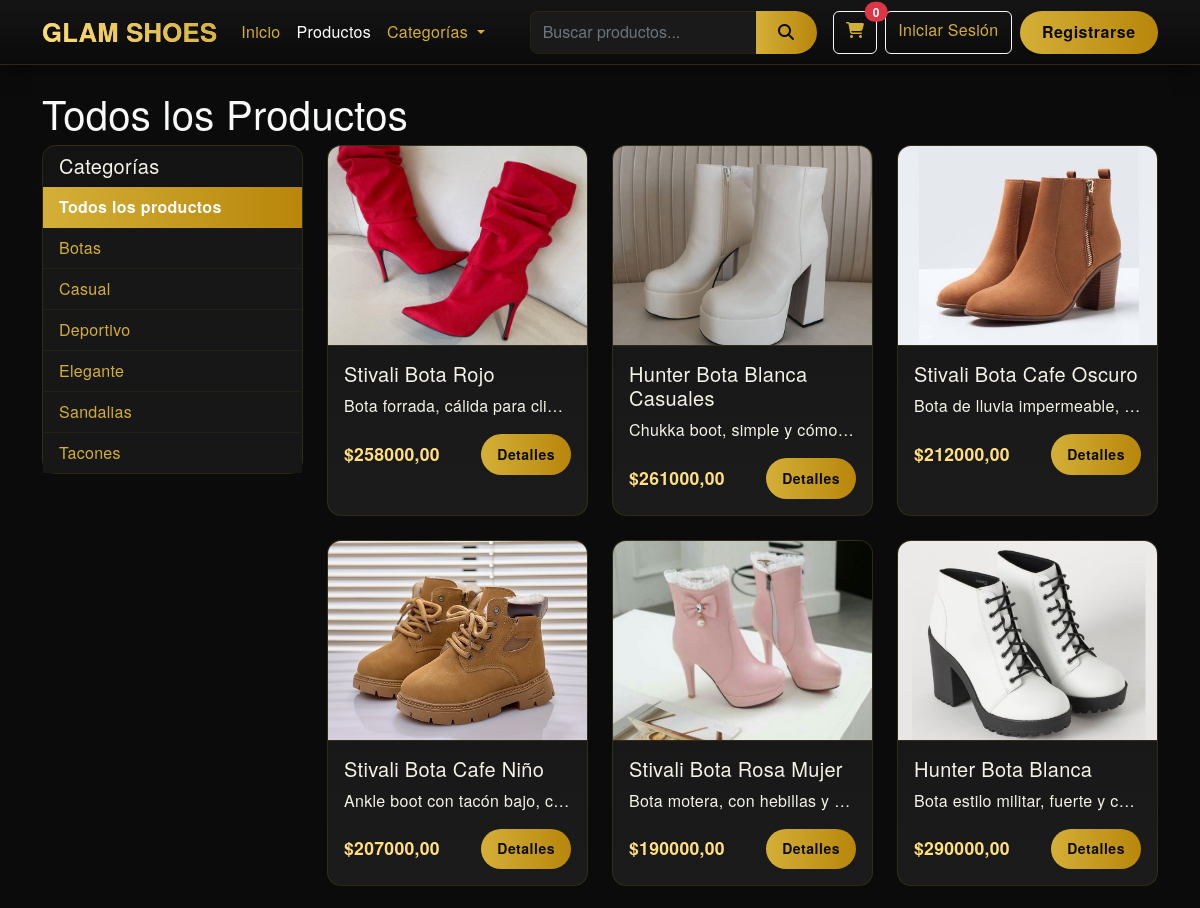
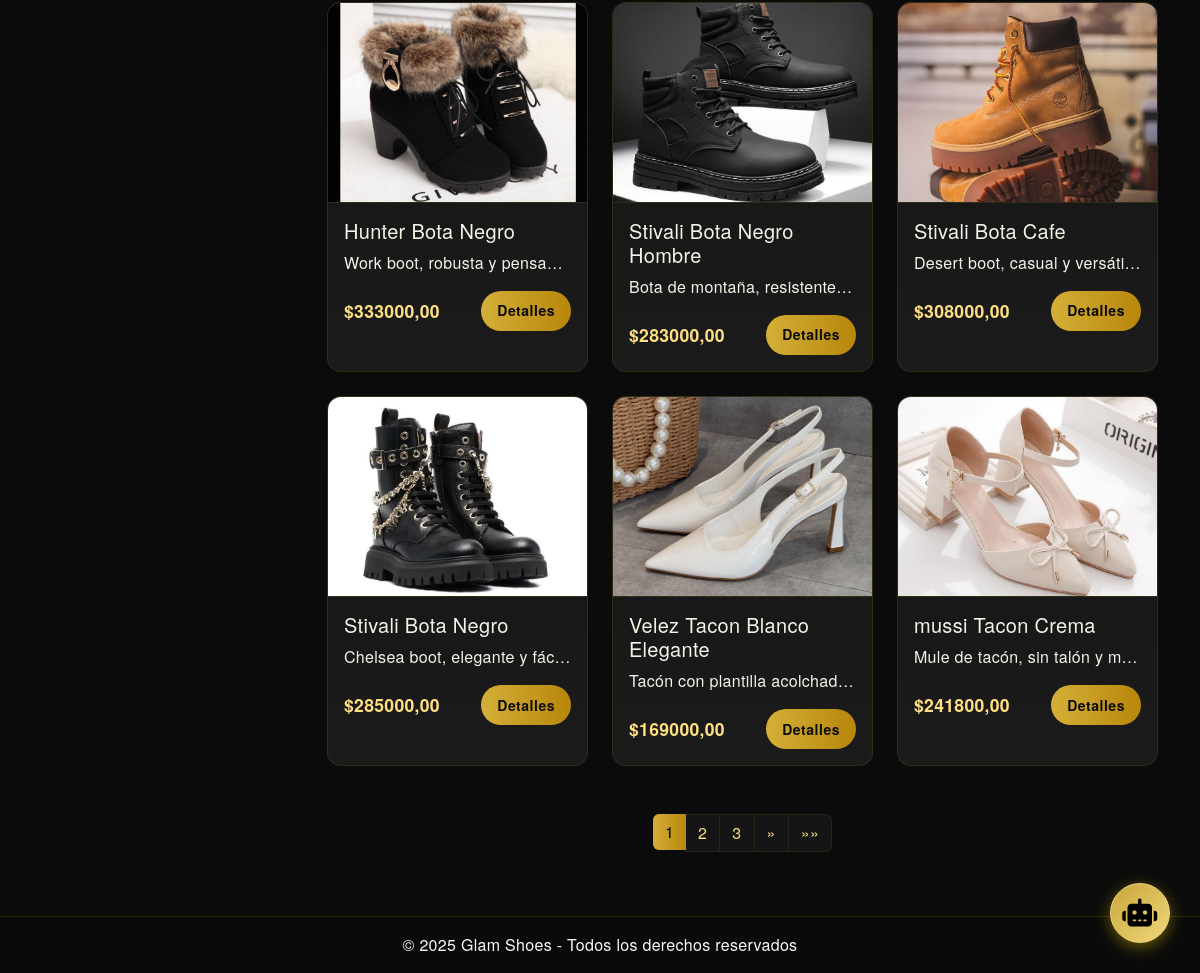
Screenshot of /products/ with the database file from the repository (2 pictures, top to bottom).
### products/models.py (models this page shows, shortened)
class Category(models.Model):
    name = models.CharField(max_length=100)
    slug = models.SlugField(max_length=100, unique=True)
    description = models.TextField(blank=True)
    image = models.ImageField(upload_to='categories/', blank=True)
    is_active = models.BooleanField(default=True)
    created_at = models.DateTimeField(auto_now_add=True)
    updated_at = models.DateTimeField(auto_now=True)
    class Meta:
        verbose_name = 'categoría'
        verbose_name_plural = 'categorías'
        ordering = ['name']

class Product(models.Model):
    GENDER_CHOICES = [
        ('H', 'Hombre'),
        ('M', 'Mujer'),
        ('N', 'Niño'),
    ]
    category = models.ForeignKey(Category, related_name='products', on_delete=models.CASCADE)
    name = models.CharField(max_length=200)
    slug = models.SlugField(max_length=200, unique=True)
    image = models.ImageField(upload_to='products/')
    description = models.TextField(blank=True)
    price = models.DecimalField(max_digits=10, decimal_places=2)
    stock = models.PositiveIntegerField(default=1)
    is_available = models.BooleanField(default=True)
    is_featured = models.BooleanField(default=False)
    colors = models.ManyToManyField(Color, related_name='products', blank=True)
    sizes = models.ManyToManyField(Size, related_name='products', blank=True)
    gender = models.CharField(max_length=1, choices=GENDER_CHOICES, default='H')
    created_at = models.DateTimeField(auto_now_add=True)
    updated_at = models.DateTimeField(auto_now=True)
    class Meta:
        verbose_name = 'producto'
        verbose_name_plural = 'productos'
        ordering = ['-created_at']
    def get_absolute_url(self):
        return reverse('products:product_detail', args=[self.category.slug, self.slug])

### products/views.py (the view)
# urls.py: path('products/', views.product_list, name='product_list'),
def product_list(request, category_slug=None):
    category = None
    categories = Category.objects.filter(is_active=True)
    products = Product.objects.filter(is_available=True)
    if category_slug:
        category = get_object_or_404(Category, slug=category_slug, is_active=True)
        products = products.filter(category=category)
    paginator = Paginator(products, 12)
    page_number = request.GET.get('page')
    products_page = paginator.get_page(page_number)
    context = {
        'category': category,
        'categories': categories,
        'products': products_page,
    }
    return render(request, 'products/product_list.html', context)
    products = Product.objects.filter(is_available=True)
    return render(request, 'products/product_list.html', {'products': products})

### cart/context_processors.py (called while the page is built, shortened)
def cart_processor(request):
    cart_items_count = 0
    cart_total = 0
    if request.user.is_authenticated:
        try:
            cart = Cart.objects.get(user=request.user)
            cart_items_count = cart.get_total_items()
            cart_total = cart.get_total_price()
        except Cart.DoesNotExist:
            pass
    else:
        session_key = request.session.session_key
    return {
        'cart_items_count': cart_items_count,
        'cart_total': cart_total
    }

### products/templates/products/product_list.html (shortened to what this page needs)
{% extends 'base.html' %}
{% block content %}
<div class="row mb-4">
    <div class="col-12">
        {% if category %}
            <h1 class="text-light">{{ category.name }}</h1>
            {% if category.description %}
                <p class="text-light">{{ category.description }}</p>
            {% endif %}
        {% else %}
            <h1 class="text-light">Todos los Productos</h1>
        {% endif %}
    </div>
    <div class="col-md-3 mb-4">
        <div class="card">
            <div class="card-header">
                <h5 class="mb-0">Categorías</h5>
            </div>
            <div class="card-body p-0">
                <ul class="list-group list-group-flush">
                    <li class="list-group-item {% if not category %}active{% endif %}">
                        <a href="{% url 'products:product_list' %}" class="text-decoration-none {% if not category %}text-white{% endif %}">
                            Todos los productos
                        </a>
                    </li>
                    {% for cat in categories %}
                        <li class="list-group-item {% if category.id == cat.id %}active{% endif %}">
                            <a href="{% url 'products:products_by_category' cat.slug %}" class="text-decoration-none {% if category.id == cat.id %}text-white{% endif %}">
                                {{ cat.name }}
                            </a>
                        </li>
                    {% endfor %}
                </ul>
            </div>
        </div>
    </div>
    <div class="col-md-9">
        <div class="row">
            {% if products %}
                {% for product in products %}
                <div class="col-md-4 mb-4">
                    <div class="card h-100 product-card">
                        <a href="{{ product.get_absolute_url }}">
                            <img src="{{ product.image.url }}" alt="{{ product.name }}" class="card-img-top product-image">
                        </a>
                        <div class="card-body">
                            <h5 class="card-title">{{ product.name }}</h5>
                            <p class="card-text text-truncate">{{ product.description|truncatechars:60 }}</p>
                            <div class="d-flex justify-content-between align-items-center">
                                <strong class="price">${{ product.price }}</strong>
    <a href="{{ product.get_absolute_url }}" class="btn btn-primary btn-sm rounded-pill px-3">
        Detalles
    </a>
                            </div>
                        </div>
                    </div>
                </div>
                {% endfor %}
            {% else %}
                <div class="col-12 text-center">
                    <div class="alert alert-info">
                        No hay productos disponibles en esta categoría por el momento.
                    </div>
                </div>
            {% endif %}
        </div>
        {% if products.paginator.num_pages > 1 %}
        <div class="row mt-4">
            <div class="col-12">
                <nav aria-label="Navegación de páginas">
                    <ul class="pagination justify-content-center">
                        {% for i in products.paginator.page_range %}
                            {% if products.number == i %}
                                <li class="page-item active"><span class="page-link">{{ i }}</span></li>
                            {% elif i > products.number|add:'-3' and i < products.number|add:'3' %}
                                <li class="page-item"><a class="page-link" href="?page={{ i }}">{{ i }}</a></li>
                            {% endif %}
                        {% endfor %}
                        {% if products.has_next %}
                        <li class="page-item">
                            <a class="page-link" href="?page={{ products.next_page_number }}" aria-label="Siguiente">
                                <span aria-hidden="true">&raquo;</span>
                            </a>
                        </li>
                        <li class="page-item">
                            <a class="page-link" href="?page={{ products.paginator.num_pages }}" aria-label="Última">
                                <span aria-hidden="true">&raquo;&raquo;</span>
                            </a>
                        </li>
                        {% endif %}
                    </ul>
                </nav>
            </div>
        </div>
        {% endif %}
    </div>
</div>
{% endblock %}

### templates/base.html (shortened to what this page needs)
<!DOCTYPE html>
<html lang="es">
<head>
    <link rel="stylesheet" href="https://cdn.jsdelivr.net/npm/bootstrap@5.2.3/dist/css/bootstrap.min.css">
    <link rel="stylesheet" href="https://cdnjs.cloudflare.com/ajax/libs/font-awesome/6.4.0/css/all.min.css">
    <link rel="stylesheet" href="https://cdn.jsdelivr.net/npm/toastify-js/src/toastify.min.css">
    <link rel="stylesheet" href="/static/css/main.css">
    <link rel="stylesheet" href="/static/css/dark-theme.css">
</head>
<body class="dark-theme">
    {% include 'navbar.html' %}
    <div class="chatbot-widget">
        <div class="chatbot-toggle">
            <i class="fas fa-robot"></i>
        </div>
    </div>
    <main class="container py-4">
        {% block content %}{% endblock %}
    </main>
    {% include 'footer.html' %}
</body>
</html>

### templates/navbar.html (shortened to what this page needs)
<nav class="navbar navbar-expand-lg navbar-dark sticky-top">
    <div class="container">
        <a class="navbar-brand" href="{% url 'products:index' %}">
            <span class="accent-gradient">Glam Shoes</span>
        </a>
        <div class="collapse navbar-collapse" id="navbarNav">
            <ul class="navbar-nav me-auto">
                <li class="nav-item">
                    <a class="nav-link {% if request.path == '/' %}active{% endif %}" href="{% url 'products:index' %}">Inicio</a>
                </li>
                <li class="nav-item">
                    <a class="nav-link {% if '/products/' in request.path %}active{% endif %}" href="{% url 'products:product_list' %}">Productos</a>
                </li>
                <li class="nav-item dropdown">
                    <a class="nav-link dropdown-toggle" href="#" id="navbarDropdown" role="button" data-bs-toggle="dropdown">
                        Categorías
                    </a>
                </li>
            </ul>
<form class="d-flex my-2 my-lg-0 me-3" action="{% url 'products:search' %}" method="get">
                <div class="input-group">
                    <input class="form-control" type="search" name="q" placeholder="Buscar productos..." aria-label="Search">
                    <button class="btn btn-primary" type="submit">
                        <i class="fas fa-search"></i>
                    </button>
                </div>
            </form>
            <div class="d-flex">
                <a href="{% url 'cart:cart_detail' %}" class="btn btn-outline-light position-relative me-2">
                    <i class="fas fa-shopping-cart"></i>
                    <span id="cart-items-count" class="position-absolute top-0 start-100 translate-middle badge rounded-pill bg-danger">
                        {{ cart_items_count|default:"0" }}
                    </span>
                </a>
                {% if user.is_authenticated %}
                <div class="dropdown">
                    <button class="btn btn-outline-light dropdown-toggle" type="button" id="userDropdown" data-bs-toggle="dropdown">
                        <i class="fas fa-user"></i> {{ user.username }}
                    </button>
                    <ul class="dropdown-menu dropdown-menu-end" aria-labelledby="userDropdown">
                        <li><a class="dropdown-item" href="{% url 'users:profile' %}">Mi Perfil</a></li>
                        <li><a class="dropdown-item" href="{% url 'users:profile' %}#orders">Mis Pedidos</a></li>
                        {% if user.is_staff %}
                        <li><a class="dropdown-item" href="{% url 'admin:index' %}">Administración</a></li>
                        {% endif %}
                        <li><hr class="dropdown-divider"></li>
                        <li><a class="dropdown-item" href="{% url 'users:logout' %}">Cerrar Sesión</a></li>
                    </ul>
                </div>
                {% else %}
                <a href="{% url 'users:login' %}" class="btn btn-outline-light me-2">Iniciar Sesión</a>
                <a href="{% url 'users:register' %}" class="btn btn-primary">Registrarse</a>
                {% endif %}
            </div>
        </div>
    </div>
</nav>

### templates/footer.html
<footer class="footer mt-auto py-3">
    <div class="container text-center">
        <span class="text-light">© 2025 Glam Shoes - Todos los derechos reservados</span>
    </div>
</footer>

### static/css/main.css (style rules this page uses)
body { font-family: 'Poppins', 'Segoe UI', Tahoma, Geneva, Verdana, sans-serif; background-color: #0b0b0b; color: #f5f3e7; transition: all 0.4s ease; letter-spacing: 0.3px; }
.navbar { background: linear-gradient(180deg, #151515, #0b0b0b); box-shadow: 0 2px 20px rgba(0, 0, 0, 0.6); border-bottom: 1px solid rgba(255, 215, 0, 0.1); }
.navbar-brand { font-weight: 600; font-size: 1.6rem; background: linear-gradient(90deg, #d4af37, #ffdf80); -webkit-background-clip: text; background-clip: text; color: transparent; text-transform: uppercase; }
.footer { margin-top: 3rem; padding-top: 2rem; border-top: 1px solid rgba(255, 215, 0, 0.15); background-color: #0a0a0a; text-align: center; color: #c7b26a; }
.btn-primary { background: linear-gradient(90deg, #d4af37, #b8860b); border: none; color: #000; font-weight: 600; border-radius: 30px; padding: 0.6rem 1.4rem; transition: all 0.3s ease; letter-spacing: 0.4px; }
.product-card { transition: all 0.4s ease; position: relative; overflow: hidden; background: linear-gradient(180deg, #141414, #1b1b1b); border-radius: 14px; border: 1px solid rgba(255, 215, 0, 0.08); }
.product-image { height: 200px; object-fit: cover; transition: transform 0.5s ease; border-bottom: 1px solid rgba(255, 215, 0, 0.1); }
.price { font-size: 1.2rem; color: #ffdf80; font-weight: 600; }
.chatbot-widget { position: fixed; bottom: 20px; right: 20px; z-index: 1000; }
.chatbot-toggle { width: 60px; height: 60px; background: linear-gradient(45deg, #d4af37, #b8860b); color: #000; border-radius: 50%; display: flex; align-items: center; justify-content: center; cursor: pointer; box-shadow: 0 4px 15px rgba(212, 175, 55, 0.3); transition: all 0.3s ease; }
.chatbot-widget { position: fixed; bottom: 20px; right: 20px; font-family: 'Segoe UI', sans-serif; z-index: 9999; }
.chatbot-toggle { background-color: #0078D7; color: white; padding: 12px; border-radius: 50%; cursor: pointer; box-shadow: 0 4px 8px rgba(0,0,0,0.2); transition: background-color 0.3s; }

### static/css/dark-theme.css (style rules this page uses)
.dark-theme { background-color: #0b0b0b; color: #f5f3e7; font-family: 'Poppins', 'Helvetica Neue', sans-serif; letter-spacing: 0.3px; }
.dark-theme .navbar { background: linear-gradient(180deg, #151515 0%, #0a0a0a 100%); border-bottom: 1px solid rgba(255, 215, 0, 0.1); box-shadow: 0 2px 20px rgba(0, 0, 0, 0.6); }
.dark-theme .navbar-brand { font-weight: 600; font-size: 1.6rem; text-transform: uppercase; background: linear-gradient(90deg, #d4af37, #ffdf80); -webkit-background-clip: text; background-clip: text; color: transparent; }
.dark-theme .card { background: linear-gradient(180deg, #141414 0%, #1b1b1b 100%); border: 1px solid rgba(255, 215, 0, 0.1); border-radius: 14px; transition: all 0.4s ease; }
.dark-theme .btn-primary { background: linear-gradient(90deg, #d4af37, #b8860b); border: none; border-radius: 30px; padding: 0.6rem 1.4rem; font-weight: 600; color: #0b0b0b; letter-spacing: 0.5px; transition: all 0.3s ease; }
.dark-theme .form-control, .dark-theme .form-select { background-color: #1a1a1a; border: 1px solid rgba(255, 215, 0, 0.1); color: #f5f5f5; border-radius: 8px; transition: all 0.3s ease; }
.dark-theme .list-group-item { background-color: #171717; border-color: rgba(255, 215, 0, 0.05); }
.dark-theme .list-group-item.active { background: linear-gradient(90deg, #d4af37, #b8860b); color: #000; font-weight: 600; }
.dark-theme .accent-gradient { background: linear-gradient(45deg, #ffdf80, #d4af37); -webkit-background-clip: text; background-clip: text; color: transparent; font-weight: 600; }
.dark-theme .product-card { transition: all 0.4s ease; }
.dark-theme .price { color: #ffdf80; font-weight: 600; font-size: 1.1rem; }
.dark-theme .page-link { background-color: #151515; border-color: rgba(255, 215, 0, 0.08); color: #ffdf80; }
.dark-theme .page-item.active .page-link { background: linear-gradient(90deg, #d4af37, #b8860b); border: none; color: #000; }
.dark-theme a { color: #d4af37; transition: color 0.3s ease; }

### templates/base.html (style rules this page uses)
.chatbot-widget { position: fixed; bottom: 30px; right: 30px; z-index: 1000; font-family: 'Poppins', sans-serif; }
.chatbot-toggle { background: linear-gradient(135deg, #c9a63a, #f0d77b); color: #000; width: 60px; height: 60px; border-radius: 50%; display: flex; justify-content: center; align-items: center; font-size: 28px; cursor: pointer; box-shadow: 0 4px 15px rgba(255, 215, 0, 0.4); transition: all 0.3s ease; border: 1px solid #f0d77b; }

### rows the page displays
Category: name "Botas"
Category: name "Casual"
Category: name "Deportivo"
Category: name "Elegante"
Category: name "Sandalias"
Category: name "Tacones"
Product: image (picture), name "Stivali Bota Rojo", description "Bota forrada, cálida para cli…", price "258000,00"
Product: image (picture), name "Hunter Bota Blanca Casuales", description "Chukka boot, simple y cómo…", price "261000,00"
Product: image (picture), name "Stivali Bota Cafe Oscuro", description "Bota de lluvia impermeable,…", price "212000,00"
Product: image (picture), name "Stivali Bota Cafe Niño", description "Ankle boot con tacón bajo, c…", price "207000,00"
Product: image (picture), name "Stivali Bota Rosa Mujer", description "Bota motera, con hebillas y…", price "190000,00"
Product: image (picture), name "Hunter Bota Blanca", description "Bota estilo militar, fuerte y c…", price "290000,00"
Product: image (picture), name "Hunter Bota Negro", description "Work boot, robusta y pensa…", price "333000,00"
Product: image (picture), name "Stivali Bota Negro Hombre", description "Bota de montaña, resistente…", price "283000,00"
Product: image (picture), name "Stivali Bota Cafe", description "Desert boot, casual y versáti…", price "308000,00"
Product: image (picture), name "Stivali Bota Negro", description "Chelsea boot, elegante y fác…", price "285000,00"
Product: image (picture), name "Velez Tacon Blanco Elegante", description "Tacón con plantilla acolchad…", price "169000,00"
Product: image (picture), name "mussi Tacon Crema", description "Mule de tacón, sin talón y m…", price "241800,00"

### other values shown
{{ cart_items_count|default:"0" }} "0"
{{ i }} "1"
{{ i }} "2" "3"
